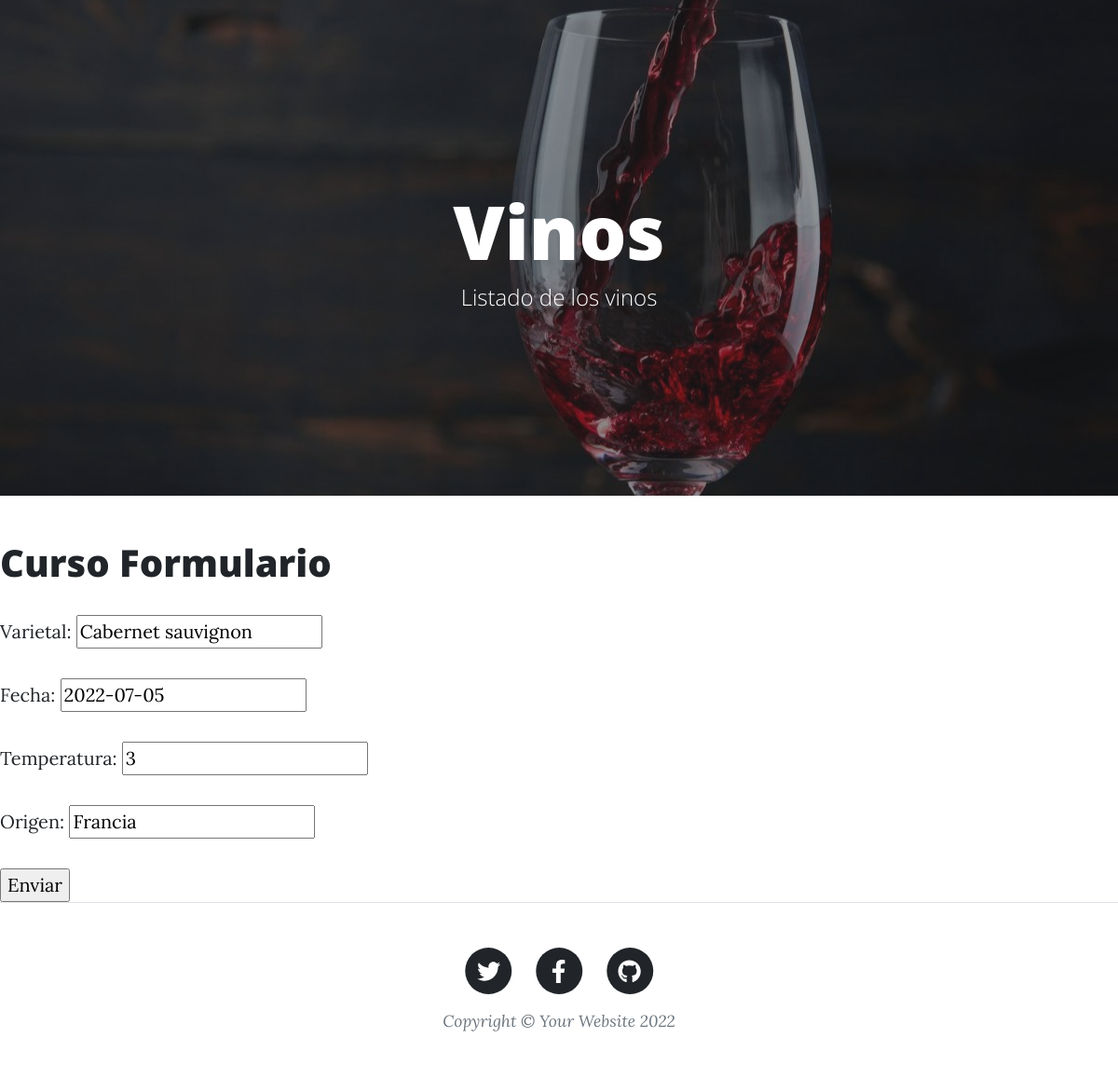
The app's page /AppBlog/vinos/editar/9 (signed in) with its own data.
### AppBlog/models.py (models this page shows, shortened)
class Vino(models.Model):
    varietal = models.CharField(max_length=40)
    origen = models.CharField(max_length=40)
    fecha = models.DateField()
    temperatura = models.IntegerField()

### AppBlog/views.py (the view)
# urls.py: path('vinos/editar/<pk>', VinosUpdate.as_view(), name='vinosEditar'),
class VinosUpdate(LoginRequiredMixin, UpdateView):
    model = Vino
    success_url = reverse_lazy("vinosLista")
    fields = ['varietal','fecha','temperatura','origen']

### AppBlog/template/AppBlog/vino_form.html
{% extends "AppBlog/padre_vinos.html" %}
{% load static %}
{% block contenidoQueCambia %}
<h1>Curso Formulario</h1>
<form method="post">{% csrf_token %}
    {{form.as_p}}
    <input type="submit" value="Enviar"/>
</form>
{% endblock %}

### records on screen
Vino: varietal "Cabernet sauvignon", fecha "2022-07-05", temperatura "3", origen "Francia"
